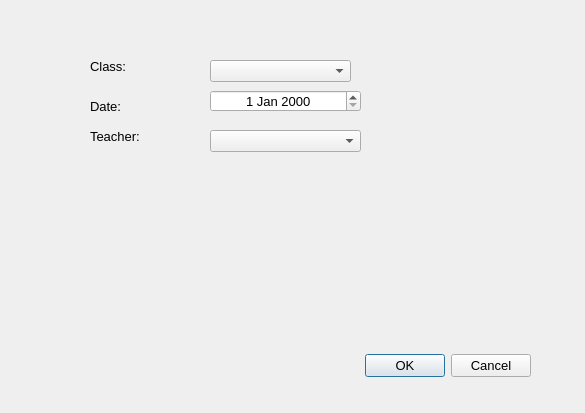
<?xml version="1.0" encoding="UTF-8"?>
<ui version="4.0">
 <class>EditAttendanceDialog</class>
 <widget class="QDialog" name="EditAttendanceDialog">
  <property name="geometry">
   <rect>
    <x>0</x>
    <y>0</y>
    <width>585</width>
    <height>413</height>
   </rect>
  </property>
  <property name="font">
   <font>
    <pointsize>10</pointsize>
   </font>
  </property>
  <property name="windowTitle">
   <string>Dialog</string>
  </property>
  <widget class="QDialogButtonBox" name="buttonBox">
   <property name="geometry">
    <rect>
     <x>190</x>
     <y>350</y>
     <width>341</width>
     <height>32</height>
    </rect>
   </property>
   <property name="orientation">
    <enum>Qt::Horizontal</enum>
   </property>
   <property name="standardButtons">
    <set>QDialogButtonBox::Cancel|QDialogButtonBox::Ok</set>
   </property>
  </widget>
  <widget class="QLabel" name="label">
   <property name="geometry">
    <rect>
     <x>90</x>
     <y>60</y>
     <width>54</width>
     <height>12</height>
    </rect>
   </property>
   <property name="text">
    <string>Class:</string>
   </property>
  </widget>
  <widget class="QLabel" name="label_2">
   <property name="geometry">
    <rect>
     <x>90</x>
     <y>100</y>
     <width>54</width>
     <height>12</height>
    </rect>
   </property>
   <property name="text">
    <string>Date:</string>
   </property>
  </widget>
  <widget class="QLabel" name="label_3">
   <property name="geometry">
    <rect>
     <x>90</x>
     <y>130</y>
     <width>54</width>
     <height>12</height>
    </rect>
   </property>
   <property name="text">
    <string>Teacher:</string>
   </property>
  </widget>
  <widget class="QComboBox" name="cbTeachers">
   <property name="geometry">
    <rect>
     <x>210</x>
     <y>130</y>
     <width>151</width>
     <height>22</height>
    </rect>
   </property>
  </widget>
  <widget class="QDateEdit" name="deClassTime">
   <property name="geometry">
    <rect>
     <x>210</x>
     <y>90</y>
     <width>151</width>
     <height>22</height>
    </rect>
   </property>
   <property name="alignment">
    <set>Qt::AlignCenter</set>
   </property>
   <property name="showGroupSeparator" stdset="0">
    <bool>false</bool>
   </property>
  </widget>
  <widget class="QComboBox" name="cbClasses">
   <property name="geometry">
    <rect>
     <x>210</x>
     <y>60</y>
     <width>141</width>
     <height>22</height>
    </rect>
   </property>
  </widget>
 </widget>
 <resources/>
 <connections>
  <connection>
   <sender>buttonBox</sender>
   <signal>accepted()</signal>
   <receiver>EditAttendanceDialog</receiver>
   <slot>accept()</slot>
   <hints>
    <hint type="sourcelabel">
     <x>248</x>
     <y>254</y>
    </hint>
    <hint type="destinationlabel">
     <x>157</x>
     <y>274</y>
    </hint>
   </hints>
  </connection>
  <connection>
   <sender>buttonBox</sender>
   <signal>rejected()</signal>
   <receiver>EditAttendanceDialog</receiver>
   <slot>reject()</slot>
   <hints>
    <hint type="sourcelabel">
     <x>316</x>
     <y>260</y>
    </hint>
    <hint type="destinationlabel">
     <x>286</x>
     <y>274</y>
    </hint>
   </hints>
  </connection>
 </connections>
</ui>
